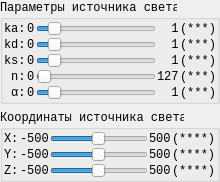
            <widget class="QWidget" name="widget_Expand_LightSource" native="true">
             <layout class="QVBoxLayout" name="verticalLayout_8">
              <property name="leftMargin">
               <number>0</number>
              </property>
              <property name="topMargin">
               <number>0</number>
              </property>
              <property name="rightMargin">
               <number>0</number>
              </property>
              <property name="bottomMargin">
               <number>0</number>
              </property>
              <item>
               <widget class="QGroupBox" name="groupBox_IlluminantParams">
                <property name="font">
                 <font>
                  <family>Consolas</family>
                 </font>
                </property>
                <property name="title">
                 <string>Параметры источника света</string>
                </property>
                <layout class="QVBoxLayout" name="verticalLayout_4">
                 <property name="spacing">
                  <number>1</number>
                 </property>
                 <property name="leftMargin">
                  <number>1</number>
                 </property>
                 <property name="topMargin">
                  <number>1</number>
                 </property>
                 <property name="rightMargin">
                  <number>1</number>
                 </property>
                 <property name="bottomMargin">
                  <number>1</number>
                 </property>
                 <item>
                  <layout class="QHBoxLayout" name="horizontalLayout_34">
                   <item>
                    <widget class="QLabel" name="label_AbsentComponent">
                     <property name="font">
                      <font>
                       <family>Consolas</family>
                      </font>
                     </property>
                     <property name="text">
                      <string>ka:</string>
                     </property>
                    </widget>
                   </item>
                   <item>
                    <widget class="QLabel" name="label_68">
                     <property name="font">
                      <font>
                       <family>Consolas</family>
                      </font>
                     </property>
                     <property name="text">
                      <string>0</string>
                     </property>
                    </widget>
                   </item>
                   <item>
                    <widget class="QSlider" name="slider_Absent">
                     <property name="font">
                      <font>
                       <family>Consolas</family>
                      </font>
                     </property>
                     <property name="minimum">
                      <number>0</number>
                     </property>
                     <property name="maximum">
                      <number>10</number>
                     </property>
                     <property name="value">
                      <number>1</number>
                     </property>
                     <property name="orientation">
                      <enum>Qt::Horizontal</enum>
                     </property>
                    </widget>
                   </item>
                   <item>
                    <widget class="QLabel" name="label_69">
                     <property name="font">
                      <font>
                       <family>Consolas</family>
                      </font>
                     </property>
                     <property name="text">
                      <string>  1</string>
                     </property>
                    </widget>
                   </item>
                   <item>
                    <widget class="QLabel" name="value_Absent">
                     <property name="font">
                      <font>
                       <family>Consolas</family>
                      </font>
                     </property>
                     <property name="text">
                      <string>(***)</string>
                     </property>
                    </widget>
                   </item>
                  </layout>
                 </item>
                 <item>
                  <layout class="QHBoxLayout" name="horizontalLayout_35">
                   <item>
                    <widget class="QLabel" name="label_DiffusonComponent">
                     <property name="font">
                      <font>
                       <family>Consolas</family>
                      </font>
                     </property>
                     <property name="text">
                      <string>kd:</string>
                     </property>
                    </widget>
                   </item>
                   <item>
                    <widget class="QLabel" name="label_72">
                     <property name="font">
                      <font>
                       <family>Consolas</family>
                      </font>
                     </property>
                     <property name="text">
                      <string>0</string>
                     </property>
                    </widget>
                   </item>
                   <item>
                    <widget class="QSlider" name="slider_Diffusion">
                     <property name="font">
                      <font>
                       <family>Consolas</family>
                      </font>
                     </property>
                     <property name="minimum">
                      <number>0</number>
                     </property>
                     <property name="maximum">
                      <number>10</number>
                     </property>
                     <property name="value">
                      <number>1</number>
                     </property>
                     <property name="orientation">
                      <enum>Qt::Horizontal</enum>
                     </property>
                    </widget>
                   </item>
                   <item>
                    <widget class="QLabel" name="label_73">
                     <property name="font">
                      <font>
                       <family>Consolas</family>
                      </font>
                     </property>
                     <property name="text">
                      <string>  1</string>
                     </property>
                    </widget>
                   </item>
                   <item>
                    <widget class="QLabel" name="value_Diffusion">
                     <property name="font">
                      <font>
                       <family>Consolas</family>
                      </font>
                     </property>
                     <property name="text">
                      <string>(***)</string>
                     </property>
                    </widget>
                   </item>
                  </layout>
                 </item>
                 <item>
                  <layout class="QHBoxLayout" name="horizontalLayout_36">
                   <item>
                    <widget class="QLabel" name="label_SpecularComponent">
                     <property name="font">
                      <font>
                       <family>Consolas</family>
                      </font>
                     </property>
                     <property name="text">
                      <string>ks:</string>
                     </property>
                    </widget>
                   </item>
                   <item>
                    <widget class="QLabel" name="label_76">
                     <property name="font">
                      <font>
                       <family>Consolas</family>
                      </font>
                     </property>
                     <property name="text">
                      <string>0</string>
                     </property>
                    </widget>
                   </item>
                   <item>
                    <widget class="QSlider" name="slider_Specular">
                     <property name="font">
                      <font>
                       <family>Consolas</family>
                      </font>
                     </property>
                     <property name="minimum">
                      <number>0</number>
                     </property>
                     <property name="maximum">
                      <number>10</number>
                     </property>
                     <property name="value">
                      <number>1</number>
                     </property>
                     <property name="orientation">
                      <enum>Qt::Horizontal</enum>
                     </property>
                    </widget>
                   </item>
                   <item>
                    <widget class="QLabel" name="label_77">
                     <property name="font">
                      <font>
                       <family>Consolas</family>
                      </font>
                     </property>
                     <property name="text">
                      <string>  1</string>
                     </property>
                    </widget>
                   </item>
                   <item>
                    <widget class="QLabel" name="value_Specular">
                     <property name="font">
                      <font>
                       <family>Consolas</family>
                      </font>
                     </property>
                     <property name="text">
                      <string>(***)</string>
                     </property>
                    </widget>
                   </item>
                  </layout>
                 </item>
                 <item>
                  <layout class="QHBoxLayout" name="horizontalLayout_37">
                   <item>
                    <widget class="QLabel" name="label_Power">
                     <property name="font">
                      <font>
                       <family>Consolas</family>
                      </font>
                     </property>
                     <property name="text">
                      <string> n:</string>
                     </property>
                    </widget>
                   </item>
                   <item>
                    <widget class="QLabel" name="label_80">
                     <property name="font">
                      <font>
                       <family>Consolas</family>
                      </font>
                     </property>
                     <property name="text">
                      <string>0</string>
                     </property>
                    </widget>
                   </item>
                   <item>
                    <widget class="QSlider" name="slider_Power">
                     <property name="font">
                      <font>
                       <family>Consolas</family>
                      </font>
                     </property>
                     <property name="minimum">
                      <number>0</number>
                     </property>
                     <property name="maximum">
                      <number>127</number>
                     </property>
                     <property name="value">
                      <number>1</number>
                     </property>
                     <property name="orientation">
                      <enum>Qt::Horizontal</enum>
                     </property>
                    </widget>
                   </item>
                   <item>
                    <widget class="QLabel" name="label_81">
                     <property name="font">
                      <font>
                       <family>Consolas</family>
                      </font>
                     </property>
                     <property name="text">
                      <string>127</string>
                     </property>
                    </widget>
                   </item>
                   <item>
                    <widget class="QLabel" name="value_Power">
                     <property name="font">
                      <font>
                       <family>Consolas</family>
                      </font>
                     </property>
                     <property name="text">
                      <string>(***)</string>
                     </property>
                    </widget>
                   </item>
                  </layout>
                 </item>
                 <item>
                  <layout class="QHBoxLayout" name="horizontalLayout_38">
                   <item>
                    <widget class="QLabel" name="label_Alpha">
                     <property name="font">
                      <font>
                       <family>Consolas</family>
                      </font>
                     </property>
                     <property name="text">
                      <string> α:</string>
                     </property>
                    </widget>
                   </item>
                   <item>
                    <widget class="QLabel" name="label_82">
                     <property name="font">
                      <font>
                       <family>Consolas</family>
                      </font>
                     </property>
                     <property name="text">
                      <string>0</string>
                     </property>
                    </widget>
                   </item>
                   <item>
                    <widget class="QSlider" name="slider_Alpha">
                     <property name="font">
                      <font>
                       <family>Consolas</family>
                      </font>
                     </property>
                     <property name="minimum">
                      <number>0</number>
                     </property>
                     <property name="maximum">
                      <number>10</number>
                     </property>
                     <property name="value">
                      <number>1</number>
                     </property>
                     <property name="orientation">
                      <enum>Qt::Horizontal</enum>
                     </property>
                    </widget>
                   </item>
                   <item>
                    <widget class="QLabel" name="label_83">
                     <property name="font">
                      <font>
                       <family>Consolas</family>
                      </font>
                     </property>
                     <property name="text">
                      <string>  1</string>
                     </property>
                    </widget>
                   </item>
                   <item>
                    <widget class="QLabel" name="value_Alpha">
                     <property name="font">
                      <font>
                       <family>Consolas</family>
                      </font>
                     </property>
                     <property name="text">
                      <string>(***)</string>
                     </property>
                    </widget>
                   </item>
                  </layout>
                 </item>
                </layout>
               </widget>
              </item>
              <item>
               <widget class="QGroupBox" name="groupBox_IlluminantCoords">
                <property name="font">
                 <font>
                  <family>Consolas</family>
                 </font>
                </property>
                <property name="title">
                 <string>Координаты источника света</string>
                </property>
                <layout class="QVBoxLayout" name="verticalLayout">
                 <property name="spacing">
                  <number>1</number>
                 </property>
                 <property name="leftMargin">
                  <number>1</number>
                 </property>
                 <property name="topMargin">
                  <number>1</number>
                 </property>
                 <property name="rightMargin">
                  <number>1</number>
                 </property>
                 <property name="bottomMargin">
                  <number>1</number>
                 </property>
                 <item>
                  <layout class="QHBoxLayout" name="horizontalLayout_31">
                   <item>
                    <widget class="QLabel" name="label_X_Illuminant">
                     <property name="font">
                      <font>
                       <family>Consolas</family>
                      </font>
                     </property>
                     <property name="text">
                      <string>X:</string>
                     </property>
                    </widget>
                   </item>
                   <item>
                    <widget class="QLabel" name="label_59">
                     <property name="font">
                      <font>
                       <family>Consolas</family>
                      </font>
                     </property>
                     <property name="text">
                      <string>-500</string>
                     </property>
                    </widget>
                   </item>
                   <item>
                    <widget class="QSlider" name="slider_X_Illuminant">
                     <property name="font">
                      <font>
                       <family>Consolas</family>
                      </font>
                     </property>
                     <property name="minimum">
                      <number>-500</number>
                     </property>
                     <property name="maximum">
                      <number>500</number>
                     </property>
                     <property name="value">
                      <number>-1</number>
                     </property>
                     <property name="orientation">
                      <enum>Qt::Horizontal</enum>
                     </property>
                    </widget>
                   </item>
                   <item>
                    <widget class="QLabel" name="label_58">
                     <property name="font">
                      <font>
                       <family>Consolas</family>
                      </font>
                     </property>
                     <property name="text">
                      <string>500</string>
                     </property>
                    </widget>
                   </item>
                   <item>
                    <widget class="QLabel" name="value_X_Coord">
                     <property name="font">
                      <font>
                       <family>Consolas</family>
                      </font>
                     </property>
                     <property name="text">
                      <string>(****)</string>
                     </property>
                    </widget>
                   </item>
                  </layout>
                 </item>
                 <item>
                  <layout class="QHBoxLayout" name="horizontalLayout_32">
                   <item>
                    <widget class="QLabel" name="label_Y_Illuminant">
                     <property name="font">
                      <font>
                       <family>Consolas</family>
                      </font>
                     </property>
                     <property name="text">
                      <string>Y:</string>
                     </property>
                    </widget>
                   </item>
                   <item>
                    <widget class="QLabel" name="label_61">
                     <property name="font">
                      <font>
                       <family>Consolas</family>
                      </font>
                     </property>
                     <property name="text">
                      <string>-500</string>
                     </property>
                    </widget>
                   </item>
                   <item>
                    <widget class="QSlider" name="slider_Y_Illuminant">
                     <property name="font">
                      <font>
                       <family>Consolas</family>
                      </font>
                     </property>
                     <property name="minimum">
                      <number>-500</number>
                     </property>
                     <property name="maximum">
                      <number>500</number>
                     </property>
                     <property name="value">
                      <number>-1</number>
                     </property>
                     <property name="orientation">
                      <enum>Qt::Horizontal</enum>
                     </property>
                    </widget>
                   </item>
                   <item>
                    <widget class="QLabel" name="label_56">
                     <property name="font">
                      <font>
                       <family>Consolas</family>
                      </font>
                     </property>
                     <property name="text">
                      <string>500</string>
                     </property>
                    </widget>
                   </item>
                   <item>
                    <widget class="QLabel" name="value_Y_Coord">
                     <property name="font">
                      <font>
                       <family>Consolas</family>
                      </font>
                     </property>
                     <property name="text">
                      <string>(****)</string>
                     </property>
                    </widget>
                   </item>
                  </layout>
                 </item>
                 <item>
                  <layout class="QHBoxLayout" name="horizontalLayout_33">
                   <item>
                    <widget class="QLabel" name="label_Z_Illuminant">
                     <property name="font">
                      <font>
                       <family>Consolas</family>
                      </font>
                     </property>
                     <property name="text">
                      <string>Z:</string>
                     </property>
                    </widget>
                   </item>
                   <item>
                    <widget class="QLabel" name="label_65">
                     <property name="font">
                      <font>
                       <family>Consolas</family>
                      </font>
                     </property>
                     <property name="text">
                      <string>-500</string>
                     </property>
                    </widget>
                   </item>
                   <item>
                    <widget class="QSlider" name="slider_Z_Illuminant">
                     <property name="font">
                      <font>
                       <family>Consolas</family>
                      </font>
                     </property>
                     <property name="minimum">
                      <number>-500</number>
                     </property>
                     <property name="maximum">
                      <number>500</number>
                     </property>
                     <property name="value">
                      <number>-1</number>
                     </property>
                     <property name="orientation">
                      <enum>Qt::Horizontal</enum>
                     </property>
                    </widget>
                   </item>
                   <item>
                    <widget class="QLabel" name="label_64">
                     <property name="font">
                      <font>
                       <family>Consolas</family>
                      </font>
                     </property>
                     <property name="text">
                      <string>500</string>
                     </property>
                    </widget>
                   </item>
                   <item>
                    <widget class="QLabel" name="value_Z_Coord">
                     <property name="font">
                      <font>
                       <family>Consolas</family>
                      </font>
                     </property>
                     <property name="text">
                      <string>(****)</string>
                     </property>
                    </widget>
                   </item>
                  </layout>
                 </item>
                </layout>
               </widget>
              </item>
             </layout>
            </widget>
